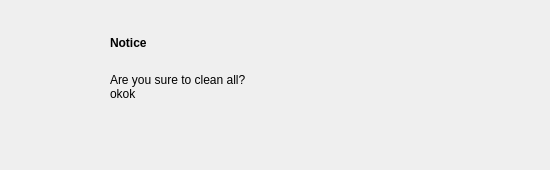
<?xml version="1.0" encoding="UTF-8"?>
<ui version="4.0">
 <class>RtSa_Dialog_Error</class>
 <widget class="QWidget" name="RtSa_Dialog_Error">
  <property name="geometry">
   <rect>
    <x>0</x>
    <y>0</y>
    <width>550</width>
    <height>170</height>
   </rect>
  </property>
  <property name="windowTitle">
   <string>Form</string>
  </property>
  <property name="styleSheet">
   <string notr="true">/*#RtSa_Dialog_Error,
#widget
{
	background-color:rgb(245,245,245);
	border:1px solid rgb(151,151,151);
}
*/
/***************/
#RtSa_Dialog_Error[status = &quot;indoor&quot;]
#widget
{
	background-color:rgba(245,245,245,1);
	border:1px solid rgb(151,151,151);
}

#RtSa_Dialog_Error[status = &quot;outdoor&quot;]
#widget
{
	background-color:rgba(245,245,245,1);
	border:1px solid rgb(151,151,151);
}

#RtSa_Dialog_Error[status = &quot;night&quot;]
#widget
{
	background-color:rgba(241, 210, 160,1);
	border:1px solid rgb(151,151,151);
}</string>
  </property>
  <property name="status" stdset="0">
   <string>night</string>
  </property>
  <widget class="QWidget" name="widget" native="true">
   <property name="geometry">
    <rect>
     <x>0</x>
     <y>0</y>
     <width>550</width>
     <height>170</height>
    </rect>
   </property>
   <widget class="QLabel" name="Title">
    <property name="geometry">
     <rect>
      <x>110</x>
      <y>32</y>
      <width>85</width>
      <height>22</height>
     </rect>
    </property>
    <property name="styleSheet">
     <string notr="true">font:75 20px &quot;Arial&quot;;
font-weight:bold;</string>
    </property>
    <property name="text">
     <string>Notice</string>
    </property>
   </widget>
   <widget class="QLabel" name="Warning">
    <property name="geometry">
     <rect>
      <x>110</x>
      <y>65</y>
      <width>360</width>
      <height>44</height>
     </rect>
    </property>
    <property name="styleSheet">
     <string notr="true">font:75 18px &quot;Arial&quot;;</string>
    </property>
    <property name="text">
     <string>Are you sure to clean all?
okok</string>
    </property>
   </widget>
   <widget class="QLabel" name="label">
    <property name="geometry">
     <rect>
      <x>34</x>
      <y>29</y>
      <width>60</width>
      <height>60</height>
     </rect>
    </property>
    <property name="styleSheet">
     <string notr="true">background-image: url(:/rtsa/image/error.png);</string>
    </property>
    <property name="text">
     <string/>
    </property>
   </widget>
   <widget class="QPushButton" name="pb_ok">
    <property name="geometry">
     <rect>
      <x>430</x>
      <y>110</y>
      <width>80</width>
      <height>30</height>
     </rect>
    </property>
    <property name="font">
     <font>
      <family>Arial</family>
      <pointsize>13</pointsize>
     </font>
    </property>
    <property name="layoutDirection">
     <enum>Qt::LeftToRight</enum>
    </property>
    <property name="styleSheet">
     <string notr="true">QPushButton
{
	border-style: flat;
	background-image: url(:/rtsa/image/btn_ok_w80_nor.png);
}
QPushButton:pressed
{	
	background-image: url(:/rtsa/image/btn_ok_w80_click.png);
}</string>
    </property>
    <property name="text">
     <string/>
    </property>
    <property name="flat">
     <bool>true</bool>
    </property>
   </widget>
  </widget>
 </widget>
 <resources/>
 <connections/>
</ui>
